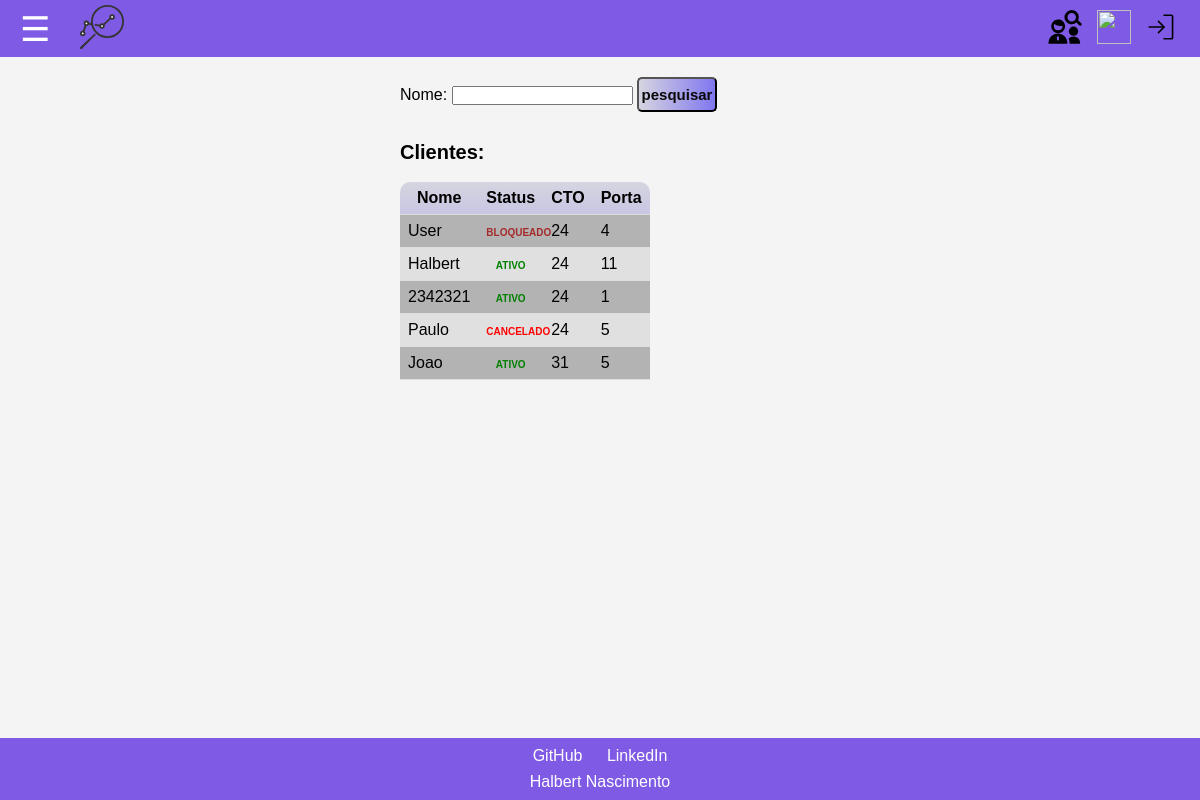
Before: /get/pesquisa_cliente/ with the older database file.
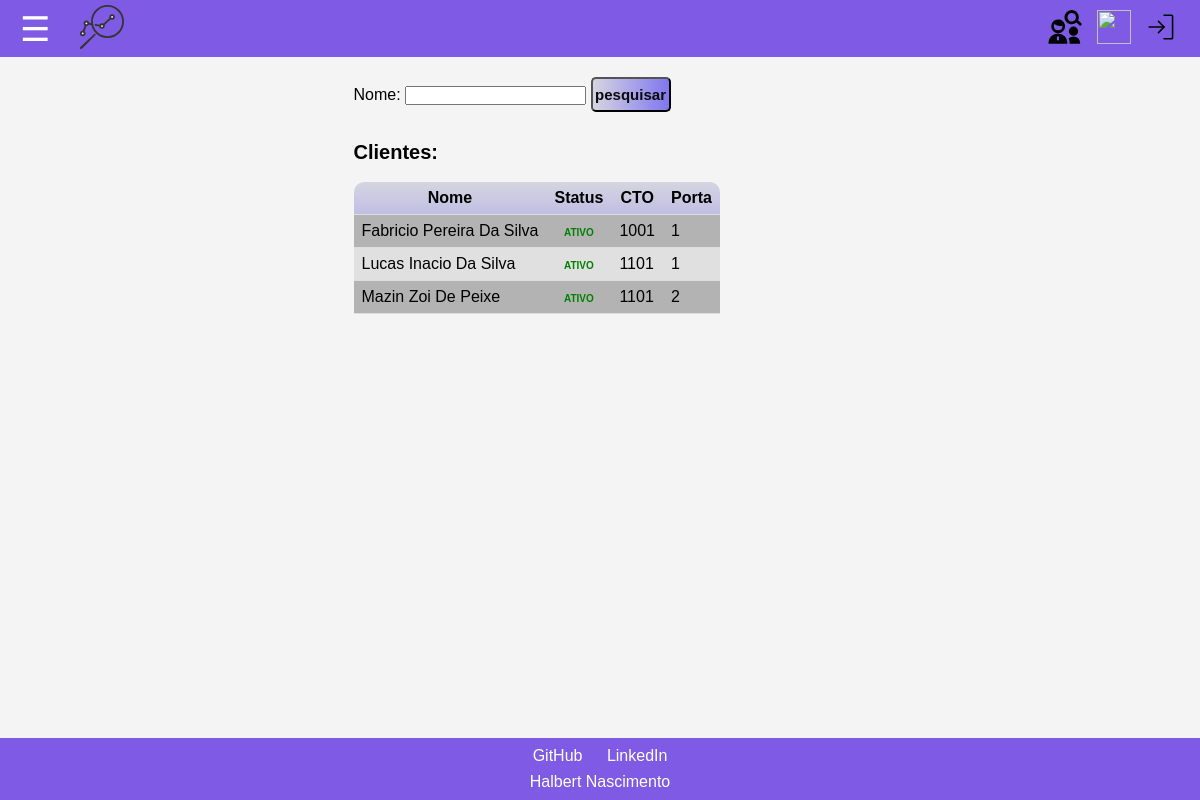
After: the same page with the newer database file.
### CTO_manager/models.py (models this page shows, shortened)
class Cliente(models.Model):
  nome = models.CharField(max_length=100) # identificação do cliente pelo nome
  rg = models.IntegerField(blank=True) # identificao do cliente RG
  status = models.CharField(max_length=15, default='ATIVO') # identificação do status do cliente  ativo, cancelado, bloqueado, se nada for atribuido inicialmente começa como 'ativo'
  porta = models.PositiveIntegerField(blank=True) # salvar a numeracao da porta que o cliente esta associado a cto, somente numeros positivos
  numeracao_cto = models.IntegerField(blank=True, null=True) # deixar salva a numeracao da cto
  metragem = models.IntegerField(default=0) # tamanho do cabo que foi utilizado para instalacao

### getData/views.py (the view)
# urls.py: path('pesquisa_cliente/', views.pesquisa_cliente, name='pesquisa_cliente'),
def pesquisa_cliente(request):
    template = loader.get_template('getData/pesquisa_cliente.html')
    context ={
       'titulo' : 'Pesquisa', # titulo da pagina
    }
    nome_filtrar = request.GET.get('nome')
    if nome_filtrar:
        clientes = Cliente.objects.filter(nome__icontains = nome_filtrar)
    else:
        clientes = Cliente.objects.all()
    context['clientes']=clientes
    return HttpResponse(template.render(context, request))

### getData/templates/getData/pesquisa_cliente.html (shortened to what this page needs)
{% extends 'baseNew.html' %}
{% load static %}
{% block extra_head %}
<link rel="stylesheet" href="{% static 'css/pesquisa_clientes.css' %}">
{% endblock %}
{% block content %}
<section class="full_main ">
<form class="formulario" action="/get/pesquisa_cliente/" method="get">
  <label for="nome">Nome:</label>
  <input type="text" id="nome" name="nome">
  <input class="submit" type="submit" value="pesquisar">
</form>
  <fieldset class="pesquisa">
    <legend class="legenda_pesquisa">Clientes:</legend>
    <table>
      <tr>
        <th>Nome</th>
        <th>Status</th>
        <th>CTO</th>
        <th>Porta</th>
      </tr>
        {% for cliente in clientes %}
        <tr class="tr onclick" onclick="location.href='/ctomanager/atualizar_cliente/{{cliente.pk}}'">
            <td class="td_nome">{{cliente.nome}}</td>
            <td class="status {{cliente.status}} ">{{cliente.status}}</td>
            <td>{{cliente.numeracao_cto}}</td>
            <td>{{cliente.porta}}</td>
          </tr>
        {%endfor%}
    </table>
  </fieldset>
</section >
{% endblock %}

Changed rows visible on the page:
removed Cliente: nome "User", status "BLOQUEADO", numeracao_cto "24", porta "4"
removed Cliente: nome "Halbert", status "ATIVO", numeracao_cto "24", porta "11"
removed Cliente: nome "2342321", status "ATIVO", numeracao_cto "24", porta "1"
removed Cliente: nome "Paulo", status "CANCELADO", numeracao_cto "24", porta "5"
removed Cliente: nome "Joao", status "ATIVO", numeracao_cto "31", porta "5"
added Cliente: nome "Fabricio Pereira Da Silva", status "ATIVO", numeracao_cto "1001", porta "1"
added Cliente: nome "Lucas Inacio Da Silva", status "ATIVO", numeracao_cto "1101", porta "1"
added Cliente: nome "Mazin Zoi De Peixe", status "ATIVO", numeracao_cto "1101", porta "2"
